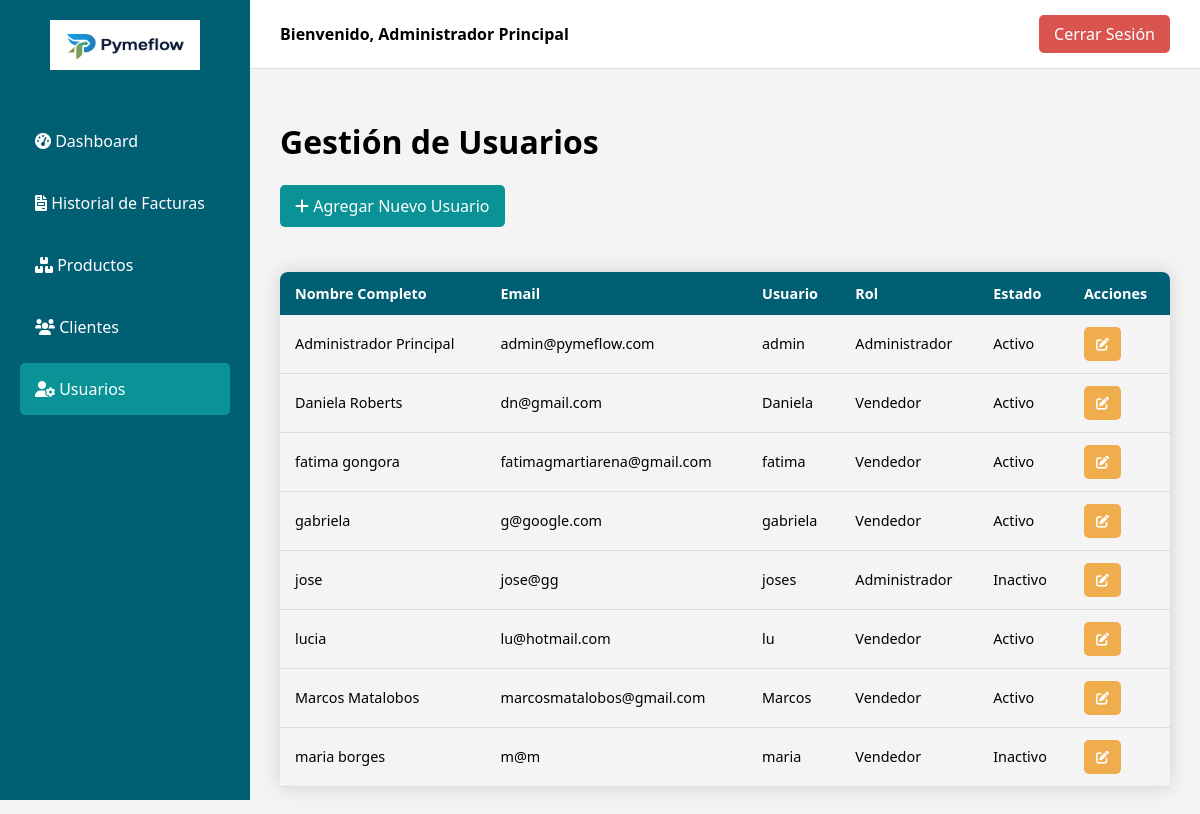
/usuarios.php (signed in), run on the app's committed database.
### tables this page shows
CREATE TABLE `usuarios` (
  `id` int(11) NOT NULL AUTO_INCREMENT,
  `nombre_completo` varchar(255) NOT NULL,
  `dni` varchar(20) DEFAULT NULL,
  `email` varchar(255) NOT NULL,
  `telefono` varchar(50) DEFAULT NULL,
  `usuario` varchar(100) NOT NULL,
  `password` varchar(255) NOT NULL,
  `rol` enum('administrador','vendedor') NOT NULL,
  `fecha_alta` datetime NOT NULL,
  `estado` enum('activo','inactivo') NOT NULL DEFAULT 'activo',
  `activo` tinyint(1) NOT NULL DEFAULT 1,
  PRIMARY KEY (`id`),
  UNIQUE KEY `email` (`email`),
  UNIQUE KEY `usuario` (`usuario`),
  UNIQUE KEY `dni` (`dni`)
);

### usuarios.php (the view, shortened to what this page needs)
<?php
include 'conexion.php';
$query = "SELECT id, nombre_completo, email, usuario, rol, estado FROM usuarios ORDER BY nombre_completo ASC";
$resultado = $conexion->query($query);
?>
<!DOCTYPE html>
<html lang="es">
<head>
    <link rel="stylesheet" href="dashboard_styles.css">
    <link rel="stylesheet" href="https://cdnjs.cloudflare.com/ajax/libs/font-awesome/6.0.0-beta3/css/all.min.css">
</head>
<body>
    <?php include 'sidebar.php'; ?>
    <div class="main-content">
        <header class="dashboard-header">
            <div class="user-info">Bienvenido, <?php echo htmlspecialchars($_SESSION['nombre_usuario']); ?></div>
            <a href="logout.php" class="logout-button">Cerrar Sesión</a>
        </header>
        <main class="content">
            <h1>Gestión de Usuarios</h1>
            <a href="usuario_formulario.php" class="btn-add"><i class="fas fa-plus"></i> Agregar Nuevo Usuario</a>
            <table class="content-table">
                <thead>
                    <tr>
                        <th>Nombre Completo</th>
                        <th>Email</th>
                        <th>Usuario</th>
                        <th>Rol</th>
                        <th>Estado</th>
                        <th>Acciones</th>
                    </tr>
                </thead>
                <tbody>
                    <?php if ($resultado->num_rows > 0): ?>
                        <?php while($usuario = $resultado->fetch_assoc()): ?>
                            <tr>
                                <td><?php echo htmlspecialchars($usuario['nombre_completo']); ?></td>
                                <td><?php echo htmlspecialchars($usuario['email']); ?></td>
                                <td><?php echo htmlspecialchars($usuario['usuario']); ?></td>
                                <td><?php echo htmlspecialchars(ucfirst($usuario['rol'])); ?></td>
                                <td><?php echo htmlspecialchars(ucfirst($usuario['estado'])); ?></td>
                                <td>
                                    <a href="usuario_formulario.php?id=<?php echo $usuario['id']; ?>" class="btn btn-edit" title="Editar"><i class="fas fa-edit"></i></a>
                                </td>
                            </tr>
                        <?php endwhile; ?>
                    <?php endif; ?>
                </tbody>
            </table>
        </main>
    </div>
</body>
</html>

### dashboard_styles.css (style rules this page uses)
:root { --color-primario: #005f73; --color-secundario: #0a9396; --color-fondo: #f4f4f4; }
body { font-family: 'Segoe UI', Tahoma, Geneva, Verdana, sans-serif; margin: 0; background-color: var(--color-fondo); display: flex; }
.main-content { flex-grow: 1; display: flex; flex-direction: column; margin-left: 250px; }
header.dashboard-header { background: #fff; padding: 15px 30px; border-bottom: 1px solid #ddd; display: flex; justify-content: space-between; align-items: center; }
header.dashboard-header .user-info { font-weight: 600; }
header.dashboard-header .logout-button { background-color: #d9534f; color: #fff; padding: 8px 15px; border-radius: 5px; text-decoration: none; transition: background-color 0.3s; }
.content { padding: 30px; }

### usuarios.php (style rules this page uses)
.content-table { border-collapse: collapse; margin: 25px 0; font-size: 0.9em; width: 100%; border-radius: 8px 8px 0 0; overflow: hidden; box-shadow: 0 0 20px rgba(0, 0, 0, 0.15); }
.content-table thead tr { background-color: var(--color-primario); color: #ffffff; text-align: left; font-weight: bold; }
.content-table th, .content-table td { padding: 12px 15px; }
.content-table tbody tr { border-bottom: 1px solid #dddddd; }
.btn { padding: 8px 12px; border: none; border-radius: 5px; color: white !important; text-decoration: none; cursor: pointer; font-size: 0.9em; margin-right: 5px; display: inline-block; }
.btn-edit { background-color: #f0ad4e; }
.btn-add { background-color: var(--color-secundario); color: white; padding: 10px 15px; text-decoration: none; border-radius: 5px; display: inline-block; margin-bottom: 20px; }

### data on the page
usuarios: nombre_completo "Administrador Principal", email "admin@pymeflow.com", usuario "admin", rol "Administrador", estado "Activo"
usuarios: nombre_completo "Daniela Roberts", email "dn@gmail.com", usuario "Daniela", rol "Vendedor", estado "Activo"
usuarios: nombre_completo "fatima gongora", email "fatimagmartiarena@gmail.com", usuario "fatima", rol "Vendedor", estado "Activo"
usuarios: nombre_completo "gabriela", email "g@google.com", usuario "gabriela", rol "Vendedor", estado "Activo"
usuarios: nombre_completo "jose", email "jose@gg", usuario "joses", rol "Administrador", estado "Inactivo"
usuarios: nombre_completo "lucia", email "lu@hotmail.com", usuario "lu", rol "Vendedor", estado "Activo"
usuarios: nombre_completo "Marcos Matalobos", email "marcosmatalobos@gmail.com", usuario "Marcos", rol "Vendedor", estado "Activo"
usuarios: nombre_completo "maria borges", email "m@m", usuario "maria", rol "Vendedor", estado "Inactivo"

### other printed values
$_SESSION['nombre_usuario'] "Administrador Principal"
